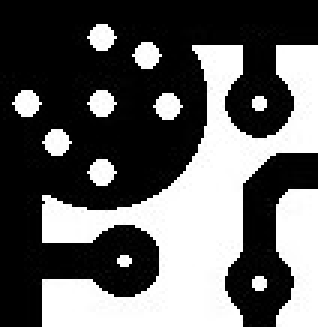
#> input picture toyprograms/holesdetect/holes.jpg, 106 x 109 px (shown 3 times larger)
$ python holedetect.py
#> lines starting #> are read from the running program, lines starting #| are printed output that depends on the picture; after the words box and inside, x2 and y2 are one past the last pixel; in counts of white or black regions, pixels touching at a corner belong together
import cv2
import numpy as np

#Reading in image
im = cv2.imread('holes.jpg')
#> im is the input picture: shape (109, 106, 3); min 0, max 255, mean 97

#Initializing color gray
gray=cv2.cvtColor(im,cv2.COLOR_BGR2GRAY)

#Creating a threshhold image with the gray color cut out
#returns two outputs, the 2nd one is the new image
gray=cv2.threshold(gray,20,255,cv2.THRESH_BINARY)[1]
#> gray: shape (109, 106); 38% white; 12 white regions (1 under 20 px)

#Displays the threshhold image
cv2.imshow('gray',gray)

#Find contours in the image with the gray removed
contours,hierarchy = cv2.findContours(gray,cv2.RETR_LIST ,cv2.CHAIN_APPROX_SIMPLE   )
#> contours = 12 contours, 3 with area under 20; largest, box (x1, y1, x2, y2) and area: (14, 15, 106, 109) 3100, (92, 63, 106, 109) 495, (29, 53, 39, 62) 50, (14, 43, 24, 52) 50, (51, 31, 61, 40) 50

#Draws the contours in the original image to show detection
for cnt in contours:
    area = cv2.contourArea(cnt)
    if area<400:
        cv2.drawContours(im,[cnt],0,(255,0,0),2)
#> this loop made 12 passes
#> area on passes 3, 4, 5, 7, 8, 9, 10, 11, 12: 495, 50, 50, 50, 50, 50, 3100, 50, 50
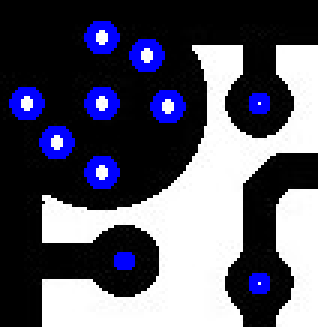
#> im: shape (109, 106, 3) (shown 3 times larger); 6.42% of pixels changed, all inside (x1, y1, x2, y2) = (3, 7, 90, 98)

#Displays the modified original image with the contours colored
cv2.imshow('im',im)
cv2.waitKey()
